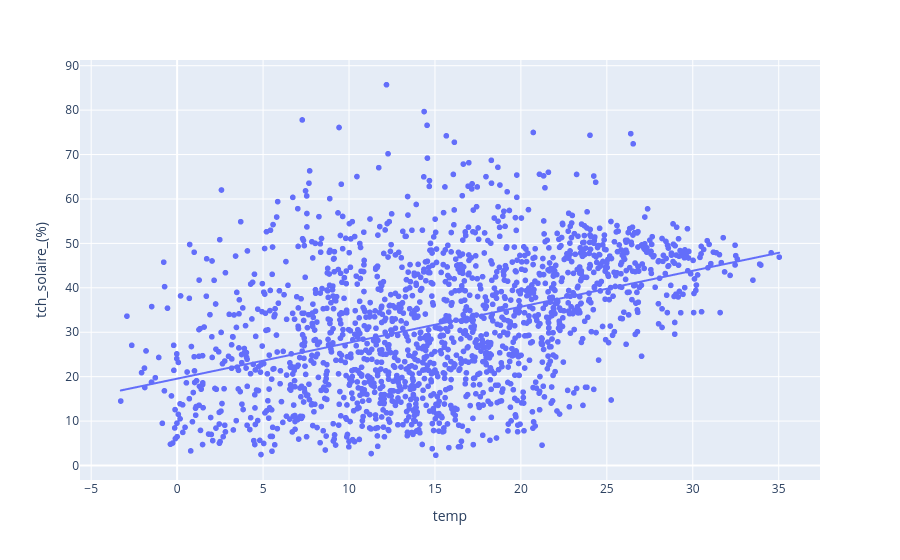
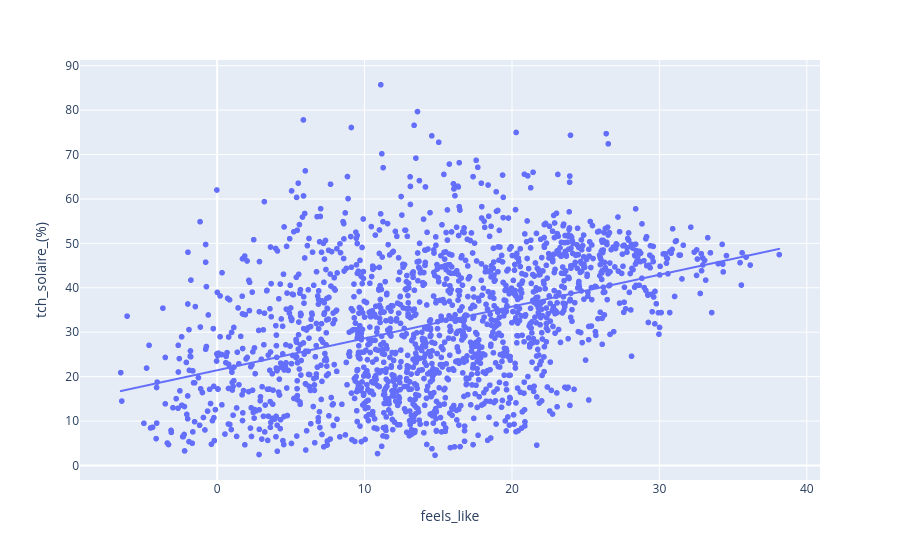
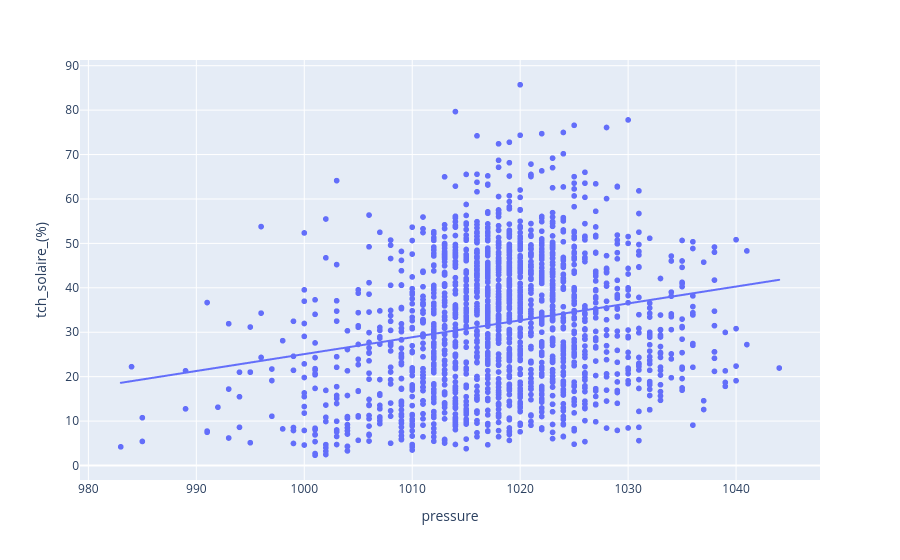
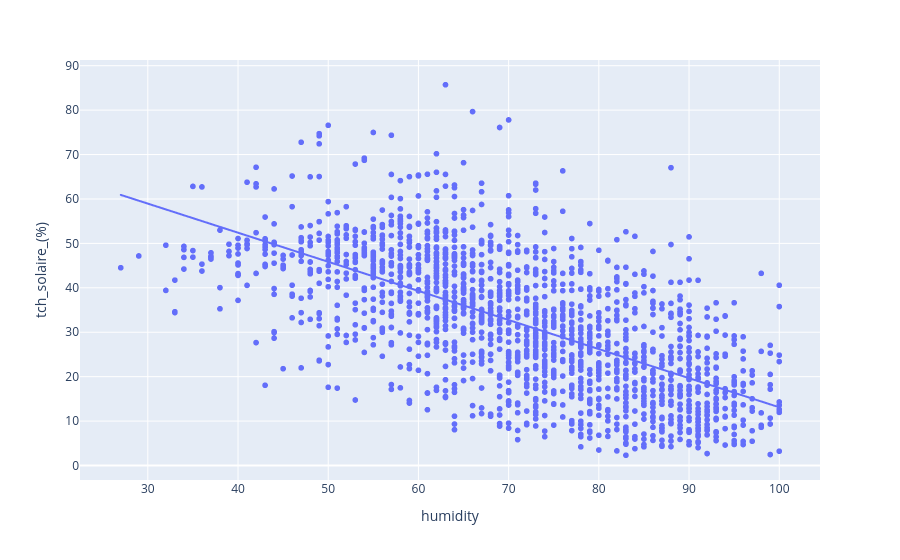

Source (notebook cell) for these figures, in order:
### Markdown cell above
## tracé des courbes de la cible en fonction de chaque variable

### Code cell
for feature in X.columns:    
    fig = px.scatter(viz_data, x=feature, y='tch_solaire_(%)', trendline='ols')
    fig.show()

### Figure 1 — Plotly figure (JSON) as saved in the notebook; plotly's stock layout.template omitted (floating-point values rounded to 4 significant figures; data arrays with more than 128 entries replaced by an {"elided": "..."} marker saying what was removed)
{"data": [{"hovertemplate": "temp=%{x}<br>tch_solaire_(%)=%{y}<extra></extra>", "legendgroup": "", "marker": {"color": "#636efa", "symbol": "circle"}, "mode": "markers", "name": "", "showlegend": false, "type": "scattergl", "x": {"elided": "1757 float values"}, "xaxis": "x", "y": {"elided": "1757 float values"}, "yaxis": "y"}, {"hovertemplate": "<b>OLS trendline</b><br>tch_solaire_(%) = 0.809578 * temp + 19.5463<br>R<sup>2</sup>=0.167754<br><br>temp=%{x}<br>tch_solaire_(%)=%{y} <b>(trend)</b><extra></extra>", "legendgroup": "", "marker": {"color": "#636efa", "symbol": "circle"}, "mode": "lines", "name": "", "showlegend": false, "type": "scattergl", "x": {"elided": "1757 float values"}, "xaxis": "x", "y": {"elided": "1757 float values"}, "yaxis": "y"}], "layout": {"legend": {"tracegroupgap": 0}, "margin": {"t": 60}, "xaxis": {"anchor": "y", "domain": [0, 1], "title": {"text": "temp"}}, "yaxis": {"anchor": "x", "domain": [0, 1], "title": {"text": "tch_solaire_(%)"}}}}

### Figure 2 — Plotly figure (JSON) as saved in the notebook; plotly's stock layout.template omitted (floating-point values rounded to 4 significant figures; data arrays with more than 128 entries replaced by an {"elided": "..."} marker saying what was removed)
{"data": [{"hovertemplate": "feels_like=%{x}<br>tch_solaire_(%)=%{y}<extra></extra>", "legendgroup": "", "marker": {"color": "#636efa", "symbol": "circle"}, "mode": "markers", "name": "", "showlegend": false, "type": "scattergl", "x": {"elided": "1757 float values"}, "xaxis": "x", "y": {"elided": "1757 float values"}, "yaxis": "y"}, {"hovertemplate": "<b>OLS trendline</b><br>tch_solaire_(%) = 0.716538 * feels_like + 21.4448<br>R<sup>2</sup>=0.161620<br><br>feels_like=%{x}<br>tch_solaire_(%)=%{y} <b>(trend)</b><extra></extra>", "legendgroup": "", "marker": {"color": "#636efa", "symbol": "circle"}, "mode": "lines", "name": "", "showlegend": false, "type": "scattergl", "x": {"elided": "1757 float values"}, "xaxis": "x", "y": {"elided": "1757 float values"}, "yaxis": "y"}], "layout": {"legend": {"tracegroupgap": 0}, "margin": {"t": 60}, "xaxis": {"anchor": "y", "domain": [0, 1], "title": {"text": "feels_like"}}, "yaxis": {"anchor": "x", "domain": [0, 1], "title": {"text": "tch_solaire_(%)"}}}}

### Figure 3 — Plotly figure (JSON) as saved in the notebook; plotly's stock layout.template omitted (floating-point values rounded to 4 significant figures; data arrays with more than 128 entries replaced by an {"elided": "..."} marker saying what was removed)
{"data": [{"hovertemplate": "pressure=%{x}<br>tch_solaire_(%)=%{y}<extra></extra>", "legendgroup": "", "marker": {"color": "#636efa", "symbol": "circle"}, "mode": "markers", "name": "", "showlegend": false, "type": "scattergl", "x": {"elided": "1757 int values"}, "xaxis": "x", "y": {"elided": "1757 float values"}, "yaxis": "y"}, {"hovertemplate": "<b>OLS trendline</b><br>tch_solaire_(%) = 0.380196 * pressure + -355.12<br>R<sup>2</sup>=0.044847<br><br>pressure=%{x}<br>tch_solaire_(%)=%{y} <b>(trend)</b><extra></extra>", "legendgroup": "", "marker": {"color": "#636efa", "symbol": "circle"}, "mode": "lines", "name": "", "showlegend": false, "type": "scattergl", "x": {"elided": "1757 int values"}, "xaxis": "x", "y": {"elided": "1757 float values"}, "yaxis": "y"}], "layout": {"legend": {"tracegroupgap": 0}, "margin": {"t": 60}, "xaxis": {"anchor": "y", "domain": [0, 1], "title": {"text": "pressure"}}, "yaxis": {"anchor": "x", "domain": [0, 1], "title": {"text": "tch_solaire_(%)"}}}}

### Figure 4 — Plotly figure (JSON) as saved in the notebook; plotly's stock layout.template omitted (floating-point values rounded to 4 significant figures; data arrays with more than 128 entries replaced by an {"elided": "..."} marker saying what was removed)
{"data": [{"hovertemplate": "humidity=%{x}<br>tch_solaire_(%)=%{y}<extra></extra>", "legendgroup": "", "marker": {"color": "#636efa", "symbol": "circle"}, "mode": "markers", "name": "", "showlegend": false, "type": "scattergl", "x": {"elided": "1757 int values"}, "xaxis": "x", "y": {"elided": "1757 float values"}, "yaxis": "y"}, {"hovertemplate": "<b>OLS trendline</b><br>tch_solaire_(%) = -0.654945 * humidity + 78.603<br>R<sup>2</sup>=0.410717<br><br>humidity=%{x}<br>tch_solaire_(%)=%{y} <b>(trend)</b><extra></extra>", "legendgroup": "", "marker": {"color": "#636efa", "symbol": "circle"}, "mode": "lines", "name": "", "showlegend": false, "type": "scattergl", "x": {"elided": "1757 int values"}, "xaxis": "x", "y": {"elided": "1757 float values"}, "yaxis": "y"}], "layout": {"legend": {"tracegroupgap": 0}, "margin": {"t": 60}, "xaxis": {"anchor": "y", "domain": [0, 1], "title": {"text": "humidity"}}, "yaxis": {"anchor": "x", "domain": [0, 1], "title": {"text": "tch_solaire_(%)"}}}}
